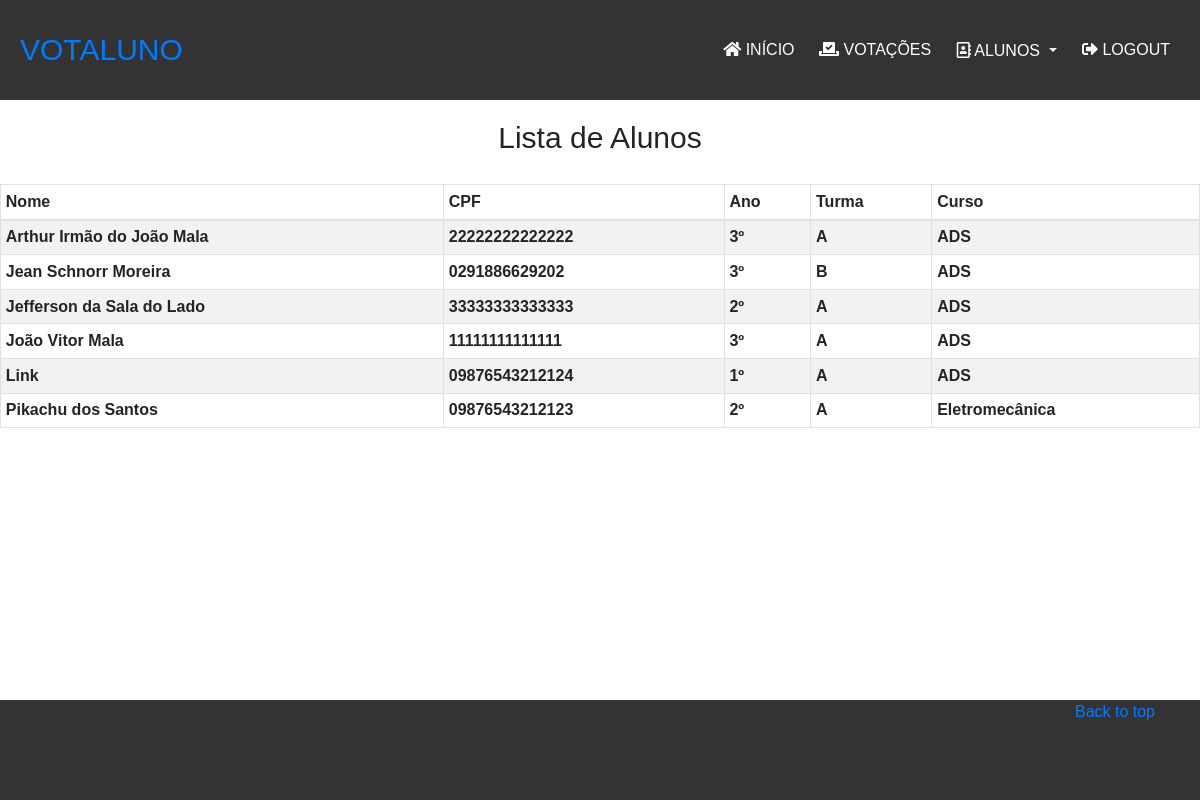
Before: /listarAlunos/ (signed in) with the older database file.
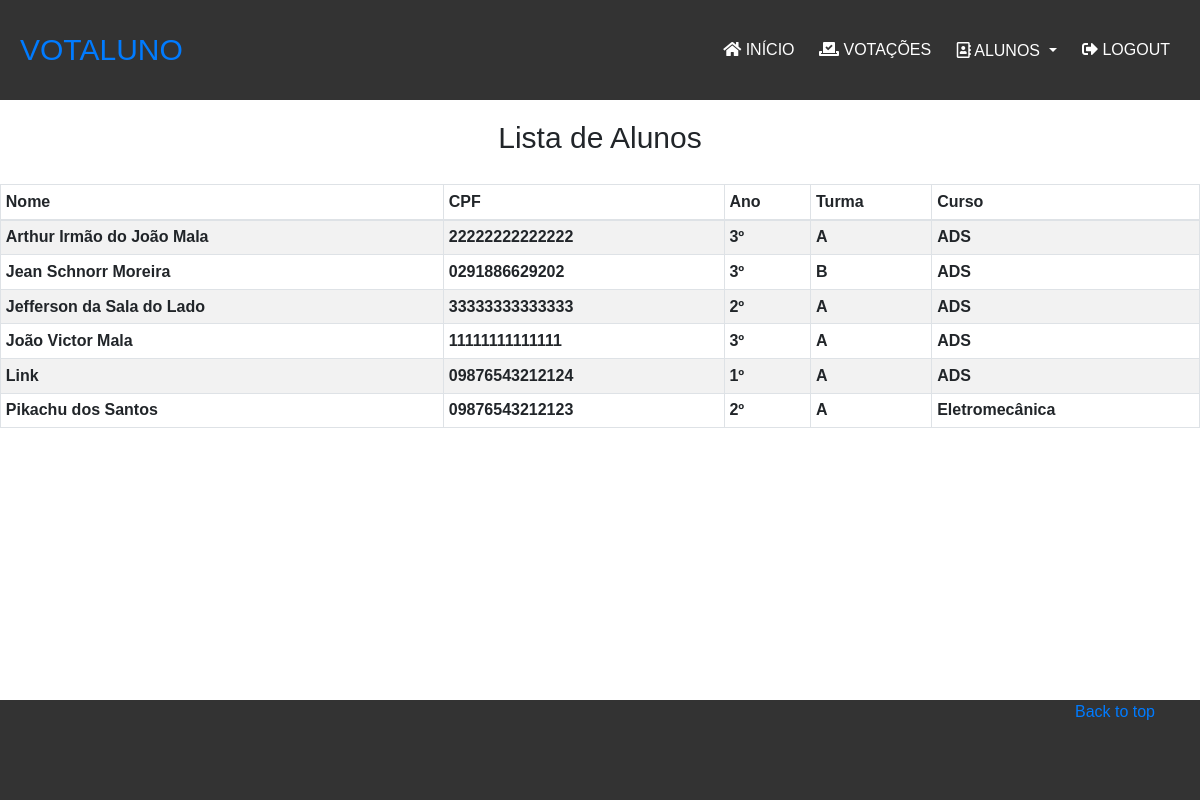
After: the same page with the newer database file.
### votacoes/models.py (models this page shows, shortened)
class Aluno(models.Model):
    imagemAluno = models.ImageField(upload_to='images/')
    nomeAluno = models.CharField(
        max_length=255,
        null=False,
        blank=False
    )
    cpfAluno = models.CharField(
        max_length=14,
        null=False,
        blank=False
    )
    turmaAluno = models.ForeignKey("Turma",on_delete=models.CASCADE)

class Turma(models.Model):
    nomeTurma = models.CharField(max_length=1, null=False,blank=False)
    anoTurma = models.ForeignKey(Ano,on_delete=models.CASCADE)
    cursoTurma = models.ForeignKey(Curso,on_delete=models.CASCADE)

class Ano(models.Model):
    ano = models.CharField(max_length=1, null=False,blank=False)
    def __str__(self):
        return self.ano+"º "

class Curso(models.Model):
    curso = models.CharField(max_length=15, null=False,blank=False)
    def __str__(self):
        return self.curso

### votacoes/views.py (the view)
# urls.py: path('listarAlunos/',views.listarAlunos,name='listarAlunos'),
@login_required
def listarAlunos(request):
    alunos = Aluno.objects.all().order_by('nomeAluno')
    return render(request,'listar/listarAlunos.html',{'alunos':alunos})

### votacoes/templates/listar/listarAlunos.html
{% extends 'baseSite.html' %}
{% block content %}
<div class="listaAlunos">
    <h1>Lista de Alunos</h1>
    <table id="dtVerticalScrollExample" class="table table-responsive-sm table-striped table-bordered table-sm" cellspacing="0"
    width="90%">
        <thead>
            <th class="th-sm">Nome</th>
            <th class="th-sm">CPF</th>
            <th class="th-sm">Ano</th>
            <th class="th-sm">Turma</th>
            <th class="th-sm">Curso</th>
        </thead>
        <tbody>
            {% for Aluno in alunos %}
                <tr>
                    <th>{{Aluno.nomeAluno}}</th>
                    <th>{{Aluno.cpfAluno}}</th>
                    <th>{{Aluno.turmaAluno.anoTurma}}</th>
                    <th>{{Aluno.turmaAluno.nomeTurma}}</th>
                    <th>{{Aluno.turmaAluno.cursoTurma}}</th>
                </tr>
            {% endfor %}
        </tbody>
    </table>
</div>
{% endblock %}

Changed rows visible on the page:
changed Aluno: nomeAluno "João Vitor Mala" → "João Victor Mala"
